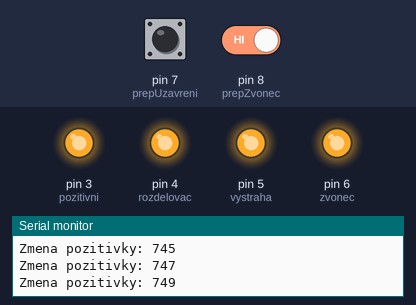
A sketch run on a simulated Arduino Uno, built with avr-gcc and run on an emulated ATmega328P. Shown: output pins drawn as LEDs (lit = HIGH), the last lines printed to the serial monitor. Dashed ring = blinking. Inputs (shaded band) come from the test bench; at power-on: pin 7 (prepUzavreni) HIGH, pin 8 (prepZvonec) HIGH.

Above: at 1.2 s.
1.3 s: pin 7 (prepUzavreni) pulled LOW for 0.15 s
At 2.8 s:
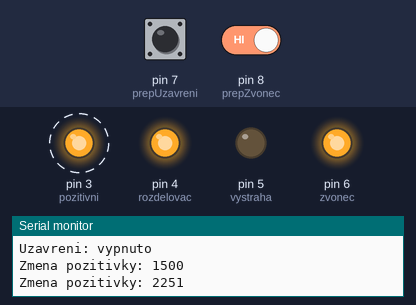
4.4 s: pin 7 (prepUzavreni) pulled LOW for 1 s
At 6.0 s:
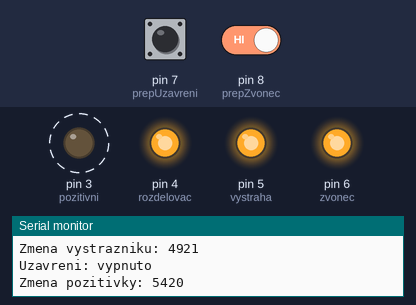
11.4 s: pin 7 (prepUzavreni) pulled LOW for 3.2 s
At 12.2 s:
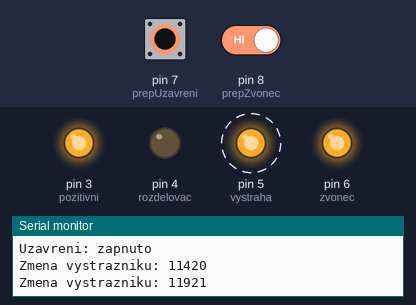
16.1 s: pin 7 (prepUzavreni) driven LOW and pin 8 (prepZvonec) driven LOW
At 16.47 s:
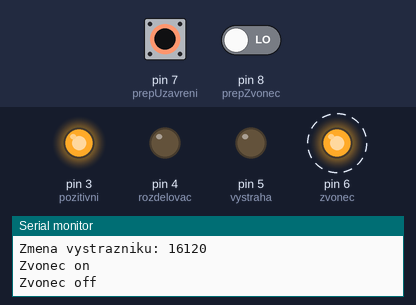
19.1 s: pin 7 (prepUzavreni) driven HIGH
At 20.4 s:
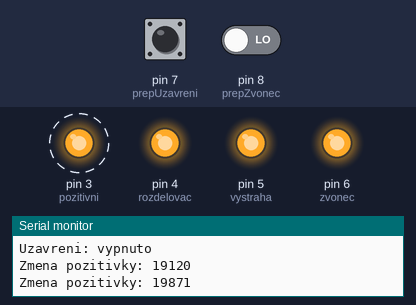
Timing chart, 0 to 23.1 s (numbered marks = the images above; inputs shaded):
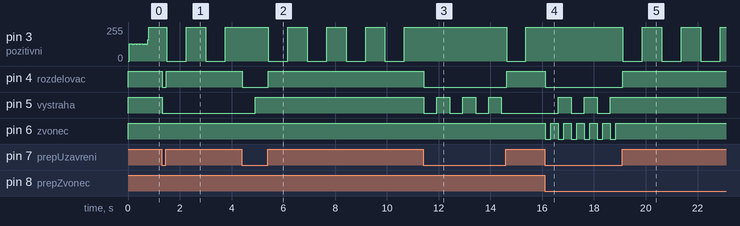

The sketch:

Vystraznik.ino
```cpp
const boolean DEBUG = true;

// Definice pinů
const int pozitivni = 3;
const int rozdelovac = 4;
const int vystraha = 5;
const int zvonec = 6;
const int prepUzavreni = 7;
const int prepZvonec = 8;

// true, pokud se rele spina 0V (LOW); false, pokud se spina 5V (HIGH)
const boolean releOnLow = true;

// Časové konstanty
int kmitaniPozitivni = 750;
int kmitaniVystraha = 500;
int prodlevaZvonec = kmitaniVystraha; // zvonec cikne pokazde pri prepnuti vystraznych svetel
int delkaZvonec = 200;

// spinaci/vypinaci hodnoty pro rele, podle releOnLow
const int releOn = releOnLow ? LOW : HIGH;
const int releOff = releOnLow ? HIGH : LOW;


void setup() {
  Serial.begin(115200);
  pinMode(prepUzavreni, INPUT_PULLUP);
  pinMode(prepZvonec, INPUT_PULLUP);

  digitalWrite(pozitivni, releOff);
  digitalWrite(rozdelovac, releOff);
  digitalWrite(vystraha, releOff);
  digitalWrite(zvonec, releOff);

  // nejprve nastavit vystupni uroven, a az pak piny na vystup, jinak by pri on=LOW mohlo kratkou dobu sepnout pri startu rele.
  pinMode(pozitivni, OUTPUT);
  pinMode(rozdelovac, OUTPUT);
  pinMode(vystraha, OUTPUT);
  pinMode(zvonec, OUTPUT);
}

long posledniVystraha = 0;    // cas posledni zmeny vystraznych svetel [ms]
long posledniPozitiv = 0;     // cas posledni zmeny pozitivky [ms]
long posledniZvonec = 0;      // cas posledniho uderu zvonce [ms]
long zakmitPrepUzavreni = 0;  // cas 1. detekce zmeny stavu prepUzavreni
long zakmitPrepZvonec = 0;  // cas 1. detekce zmeny stavu prepZvonec
long posledniZvonecSepnuti = 0; // cas posledni aktivace zvonu, slouzi pro synchronizaci vystrazniku

boolean stavPrepUzavreni = false;  // false: kmitave bile svetlo, true:
boolean stavPrepZvonec = false;  // false: kmitave bile svetlo, true:
boolean stavVystraznik = false;
boolean stavPozitiv = false;
boolean stavZvonec = false;     // false - zvonec off, true - zvonec on. Ruzne prodlevy

long t = 0;

boolean kontrolaVstupu(boolean &stav, long& zakmit, int pin, const char* nazev) {
  boolean noveSepnuto = false;
  boolean vstup = digitalRead(pin); // Pro spinani pomoci 0V, a INPUT_PULLUP
  //boolean vstup = !digitalRead(pin); // Pro spinani pomoci 5VV, a INPUT

  // vstup musi byt shodny v case "T" a "T+20ms", aby se vyhodnotilo jako sepnuti a ne nahodny prekmit.
  if (zakmit + 20 < t) {
    boolean s = !vstup;
    if (stav != s) {
      if (zakmit != 0) {
        // druhy odecet, souhlasny -> stav se meni
        stav = s;
        noveSepnuto = stav;
        if (DEBUG) {
          Serial.print(nazev);
          Serial.println(stav ? ": zapnuto" : ": vypnuto");
        }
        zakmit = 0;
      } else {
        zakmit = t;
      }
    } else {
      // Kontrolni stav nesouhlasi - resetujeme cas vzniku udalosti, zaroven slouzi jako indikator prvni / druhy odecet
      zakmit = 0;
    }
  }
  return noveSepnuto;
}


void loop() {
  t = millis();
  if (kontrolaVstupu(stavPrepUzavreni, zakmitPrepUzavreni, prepUzavreni, "Uzavreni")) {
    posledniVystraha = stavZvonec ? posledniZvonecSepnuti : 0;   // synchronizujemne se zvoncem
    stavVystraznik = false; // inverze vychoziho stavu vystrazniku, ihned se zmeni
  }

  if (kontrolaVstupu(stavPrepZvonec, zakmitPrepZvonec, prepZvonec, "Zvonec")) {
    stavZvonec = false;
    posledniZvonec = stavPrepUzavreni ? (posledniVystraha + delkaZvonec) : 0; // synchronizujeme s vystrahou
  }

  // Pozitivní světlo
  if (stavPrepUzavreni) {
    digitalWrite(rozdelovac, releOn);  // Aktivace rozdělovače
    digitalWrite(pozitivni, releOff);    //
    if ((t < kmitaniVystraha) || (posledniVystraha < t - kmitaniVystraha)) {
      if (DEBUG) {
        Serial.print("Zmena vystrazniku: "); Serial.println(t);
      }
      // Uplynul cas, zmenima stav vystrazniku
      stavVystraznik = !stavVystraznik;
      digitalWrite(vystraha, stavVystraznik ? releOn : releOff);
      posledniVystraha = t;
    }
  } else {
    digitalWrite(rozdelovac, releOff);
    if ((t < kmitaniPozitivni) || (posledniPozitiv < t - kmitaniPozitivni)) {
      if (DEBUG) {
        Serial.print("Zmena pozitivky: "); Serial.println(t);
      }
      stavPozitiv = !stavPozitiv;
      digitalWrite(pozitivni, stavPozitiv ? releOn : releOff);
      posledniPozitiv = t;
    }
  }

  // zvoni se jen pri uzavreni (?)
  if (stavPrepZvonec && stavPrepUzavreni) {
    // stavZvonec = true -> kratka prodleva pro pritazeni zvonce. true -> dlouha prodleva pro pauzu mezi udery.
    long limit = stavZvonec ? delkaZvonec : prodlevaZvonec - delkaZvonec;
    if (stavZvonec) {
      limit++;
    }
    if (posledniZvonec + limit < t) {
      stavZvonec = !stavZvonec;
      if (stavZvonec) {
        if (DEBUG) {
          Serial.println("Zvonec on");
        }
        posledniZvonecSepnuti = t;
      } else {
        if (DEBUG) {
          Serial.println("Zvonec off");
        }
      }
      posledniZvonec = t;
      digitalWrite(zvonec, stavZvonec ? releOn : releOff);
    }
  } else {
    stavZvonec = false;
    digitalWrite(zvonec, releOff);
  }
}
```

Measured:
- after the input at 1.3 s, pin 4 (rozdelovac): HIGH → LOW at once, → HIGH 0.15 s later; pin 5 (vystraha): HIGH → LOW at once
- after the input at 4.4 s, pin 4 (rozdelovac): HIGH → LOW at once, → HIGH 1.0 s later; pin 5 (vystraha): LOW → HIGH after 0.52 s
- after the input at 11.4 s, pin 4 (rozdelovac): HIGH → LOW at once, → HIGH 3.2 s later; pin 5 (vystraha): alternates HIGH for 0.50 s and LOW for 0.50 s, 7 changes in all, then stays LOW, starting at once
- after the input at 16.1 s, pin 3 (pozitivni): stops changing and stays 255/255; pin 4 (rozdelovac): HIGH → LOW at once; pin 5 (vystraha): alternates HIGH for 0.50 s and LOW for 0.50 s, starting after 0.52 s; pin 6 (zvonec): alternates HIGH for 0.30 s and LOW for 0.20 s, starting at once
- after the input at 19.1 s, pin 3 (pozitivni): alternates 255/255 for 0.75 s and 0/255 for 0.75 s, starting at once; pin 4 (rozdelovac): LOW → HIGH at once; pin 5 (vystraha), pin 6 (zvonec): stops changing and stays HIGH
- by itself, pin 3 (pozitivni): alternates 255/255 for 0.75 s and 0/255 for 0.75 s
